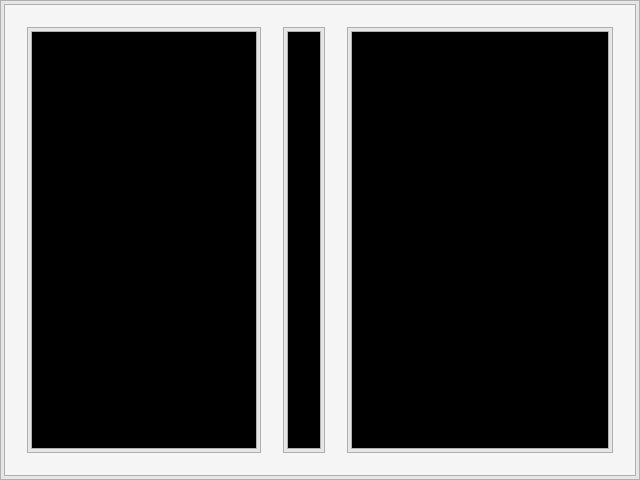

Below is a game level as drawn by its tile map, then a one-line description and the .tmx that defines it (tile-layer data replaced by summaries):
An orthogonal 20x15 tile map with 32x32 px tiles, 2 tile layers (layer, collision) and 5 objects (2x enemy, 2x text, player).

<map version="1.0" orientation="orthogonal" width="20" height="15" tilewidth="32" tileheight="32">
 <properties>
  <property name="name" value="beginning" />
 </properties>
 <tileset firstgid="1" name="tileset" tilewidth="32" tileheight="32">
  <image source="../graphics/tileset.png" width="128" height="96" />
 </tileset>
 <layer name="layer" width="20" height="15">
  <data>[300 cells, 92 non-empty, 8 distinct tile ids]</data>
 </layer>
 <layer name="collision" width="20" height="15" opacity="0.51">
  <data>[300 cells, 92 non-empty, 1 distinct tile ids]</data>
 </layer>
 <objectgroup name="objects" width="20" height="15">
  <object name="player" type="player" x="294" y="414" width="23" height="25" />
  <object name="enemy" type="enemy" x="302" y="42" width="19" height="20" />
  <object name="enemy" type="enemy" x="304" y="355" width="20" height="21" />
  <object name="time moves" type="text" x="76" y="76" width="161" height="27" />
  <object name="only when you move" type="text" x="366" y="78" width="161" height="27" />
 </objectgroup>
</map>
